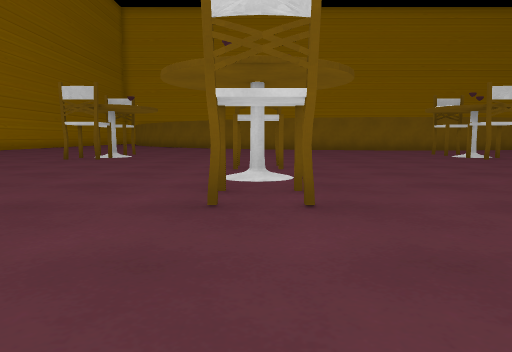
View 1 (above)

21 first-person views from a walk through a scene from a Unity 3-D project. The camera is 0.27 m above the floor, tilts 6° down and sees 70° across. The floor is counted in squares, 0.5 m on a side. Each view is taken from the middle of a square. On the plan, view 1 faces up. The plan holds only what a view shows up to about 10 squares ahead; the rest is blank. The place goes on beyond the plan. Some surface patterns are stand-ins.

View 2
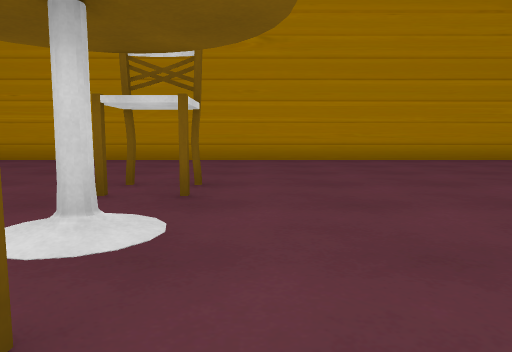

View 3
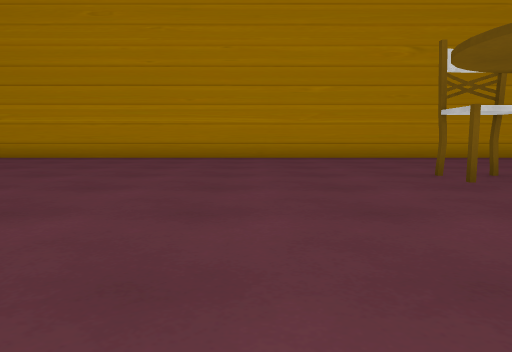

View 4
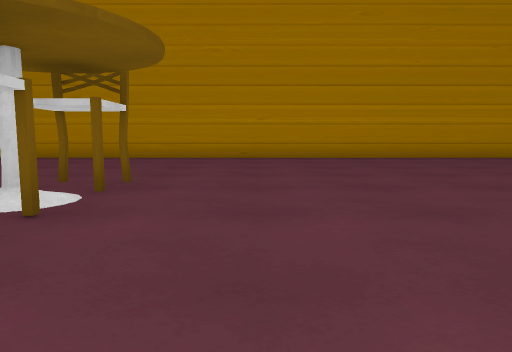

View 5
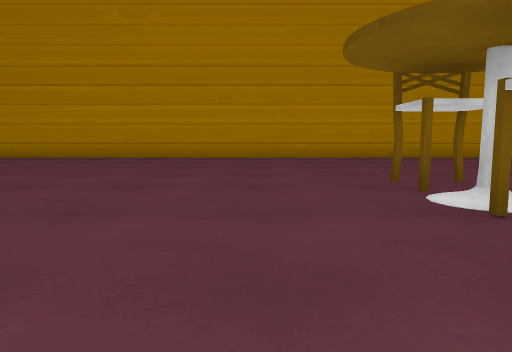

View 6
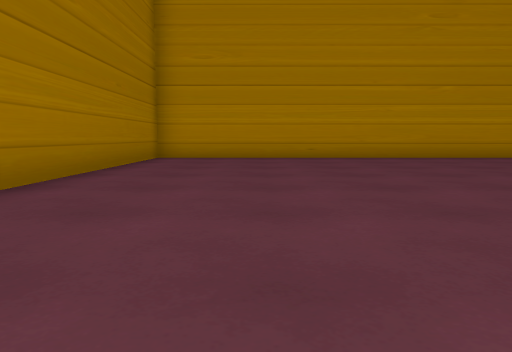

View 7
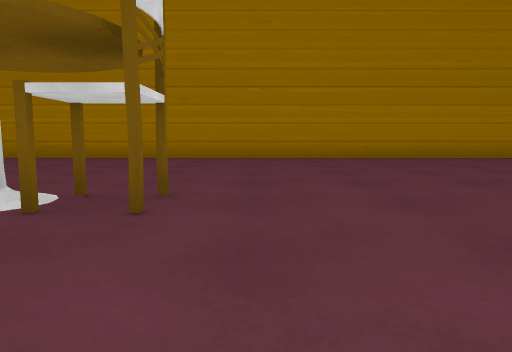

View 8
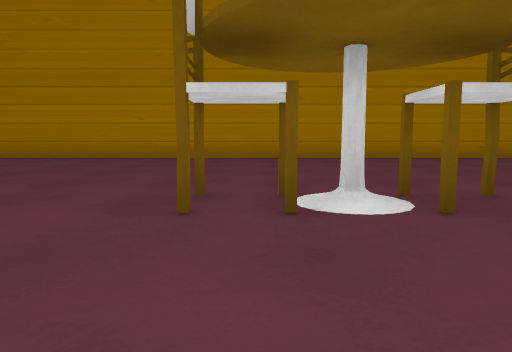

View 9
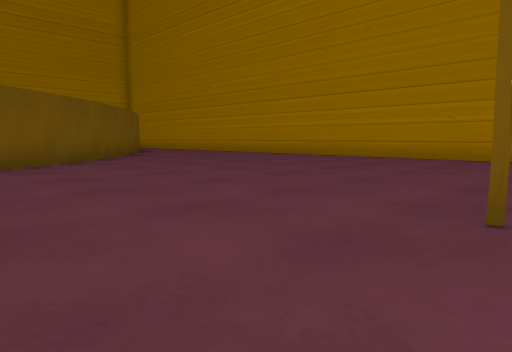

View 10
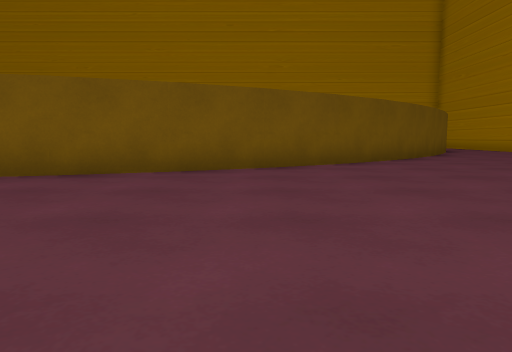

View 11
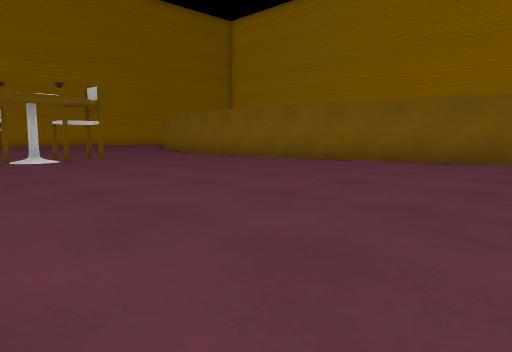

View 12
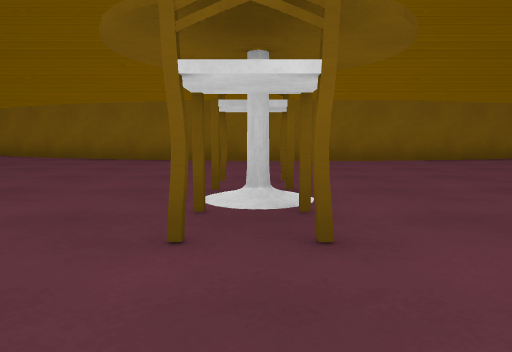

View 13
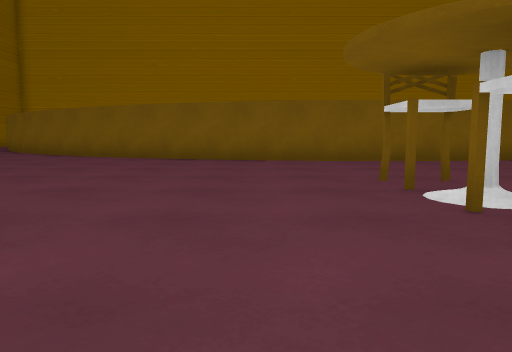

View 14
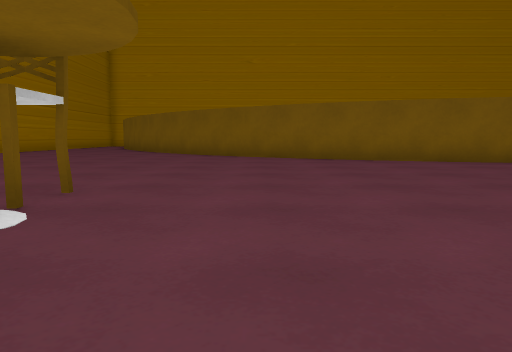

View 15
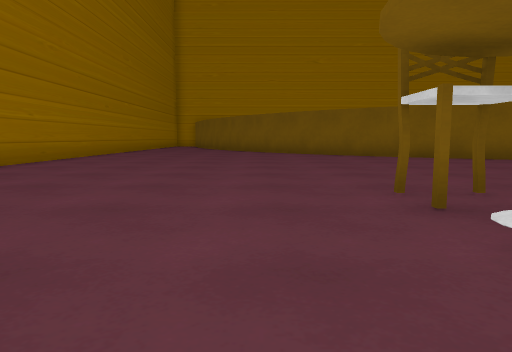

View 16
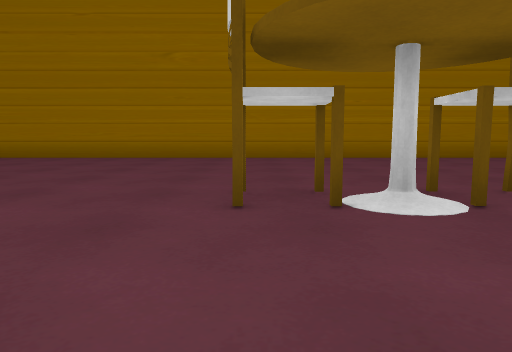

View 17
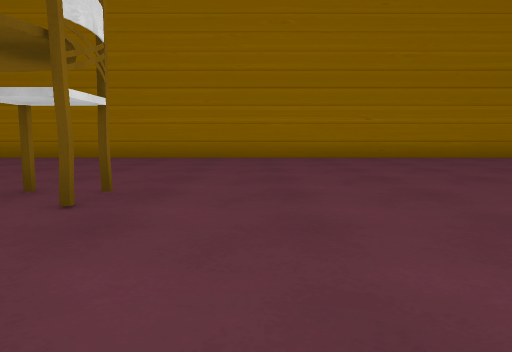

View 18
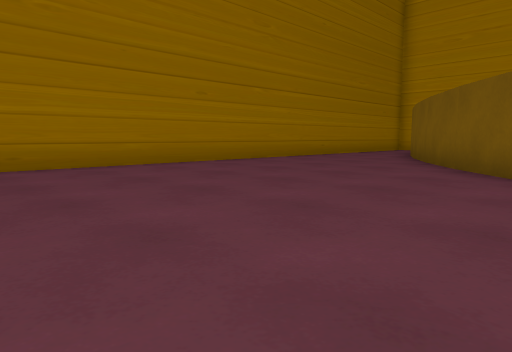

View 19
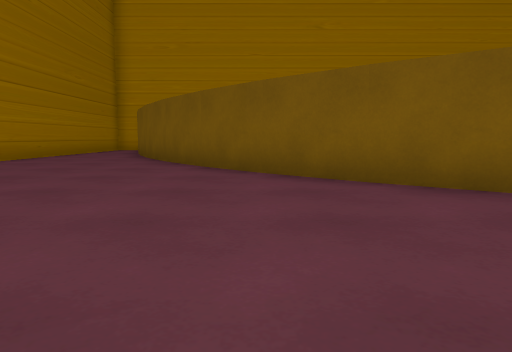

View 20
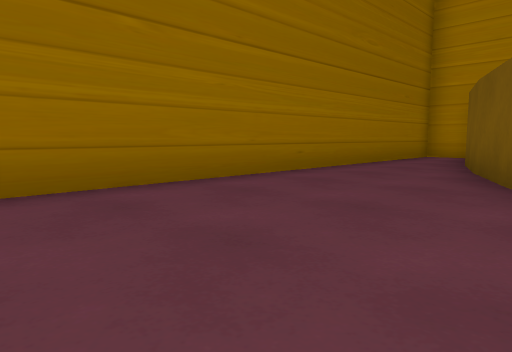

View 21
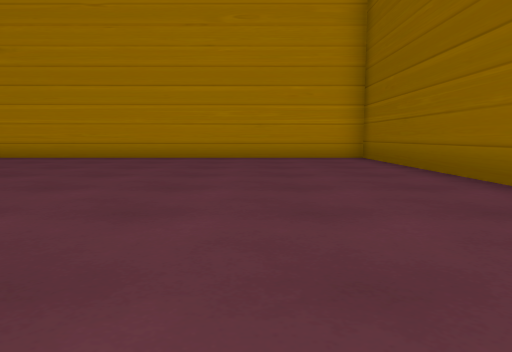

### Floor plan
Points are (right, up) in squares from view 1. A wall is a line through its corners. A room is listed if a view was taken in it or the views show most of it. See-through windows are left out.
Room 1 (views 1, 2, 3, 4, 5, 6, 7, 8, 9, 10, 11, 12, 13, 14, 15, 16, 17, 18, 19, 20, 21)
walls: (5.5, 15.5) (3.8, 15.8); (8.8, 15.5) (7.1, 15.4) (5.4, 15.5); (3.9, 15.8) (2.2, 16.2); (10.6, 15.8) (8.7, 15.5); (2.3, 16.2) (0.5, 16.8); (0.7, 16.8) (-0.9, 17.5); (13.7, 16.8) (12.1, 16.2) (10.4, 15.8); (-0.8, 17.5) (-1.9, 18.1); (15.2, 17.5) (13.6, 16.8); (-2.5, 18.5) (-3.7, 19.4); (16.7, 18.4) (15.1, 17.5); (-3.6, 19.4) (-4.9, 20.6) (-6, 21.9); (18, 19.5) (16.5, 18.3); (19.2, 20.7) (17.9, 19.4); (19.6, 21.1) (19.1, 20.6); (-6, 21.8) (-7.1, 23.3); (-7, 23.2) (-7.9, 24.8); (-7.9, 24.7) (-8.6, 26.3); (-8.5, 26.2) (-9.2, 28); (-10.9, 30.4) (-10.9, -1.8) (24.6, -1.8) (24.6, 17.8)
objects: chair (-5, 11) to (-4, 11); chair (-4, 10); chair (0, 3); chair (0, 6) to (0, 7); chair (6, 9); chair (6, 11); chair (12, 4); chair (12, 6); chair (18, 9); chair (18, 11)

Positions as (right, up) in squares from view 1, and headings:
1: (0, 0), facing up
2: (-1, 7), facing down
3: (3, 8), facing down
4: (10, 8), facing down
5: (14, 8), facing down
6: (22, 8), facing down
7: (15, 8), facing right
8: (15, 11), facing right
9: (15, 11), facing up-right
10: (15, 11), facing up
11: (15, 8), facing up-left
12: (6, 7), facing up
13: (4, 7), facing up
14: (-2, 8), facing up
15: (-6, 8), facing up
16: (-1, 9), facing left
17: (-1, 13), facing left
18: (-4, 15), facing up-left
19: (-5, 15), facing up
20: (-7, 20), facing up-left
21: (-8, 8), facing down
